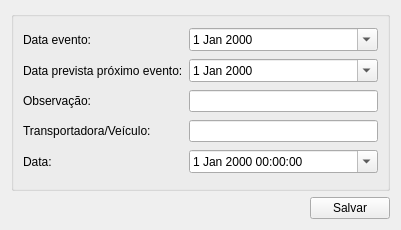
<?xml version="1.0" encoding="UTF-8"?>
<ui version="4.0">
 <class>InputDialog</class>
 <widget class="QDialog" name="InputDialog">
  <property name="geometry">
   <rect>
    <x>0</x>
    <y>0</y>
    <width>401</width>
    <height>230</height>
   </rect>
  </property>
  <property name="windowTitle">
   <string>Informações</string>
  </property>
  <layout class="QGridLayout" name="gridLayout">
   <item row="0" column="0">
    <widget class="QFrame" name="frame">
     <layout class="QVBoxLayout" name="verticalLayout">
      <property name="spacing">
       <number>0</number>
      </property>
      <property name="leftMargin">
       <number>0</number>
      </property>
      <property name="topMargin">
       <number>0</number>
      </property>
      <property name="rightMargin">
       <number>0</number>
      </property>
      <property name="bottomMargin">
       <number>0</number>
      </property>
      <item>
       <widget class="QGroupBox" name="frameData">
        <layout class="QGridLayout" name="gridLayout_2">
         <item row="4" column="0">
          <widget class="QLabel" name="labelData">
           <property name="text">
            <string>Data:</string>
           </property>
          </widget>
         </item>
         <item row="1" column="1">
          <widget class="QDateEdit" name="dateEditProximo">
           <property name="sizePolicy">
            <sizepolicy hsizetype="Expanding" vsizetype="Fixed">
             <horstretch>0</horstretch>
             <verstretch>0</verstretch>
            </sizepolicy>
           </property>
           <property name="calendarPopup">
            <bool>true</bool>
           </property>
          </widget>
         </item>
         <item row="3" column="1">
          <widget class="ItemBox" name="itemBoxVeiculo"/>
         </item>
         <item row="2" column="1">
          <widget class="QLineEdit" name="lineEditObservacao"/>
         </item>
         <item row="0" column="1">
          <widget class="QDateEdit" name="dateEditEvento">
           <property name="sizePolicy">
            <sizepolicy hsizetype="Expanding" vsizetype="Fixed">
             <horstretch>0</horstretch>
             <verstretch>0</verstretch>
            </sizepolicy>
           </property>
           <property name="calendarPopup">
            <bool>true</bool>
           </property>
          </widget>
         </item>
         <item row="1" column="0">
          <widget class="QLabel" name="labelProximoEvento">
           <property name="text">
            <string>Data prevista próximo evento:</string>
           </property>
          </widget>
         </item>
         <item row="0" column="0">
          <widget class="QLabel" name="labelEvento">
           <property name="text">
            <string>Data evento:</string>
           </property>
          </widget>
         </item>
         <item row="2" column="0">
          <widget class="QLabel" name="labelObservacao">
           <property name="text">
            <string>Observação:</string>
           </property>
          </widget>
         </item>
         <item row="3" column="0">
          <widget class="QLabel" name="labelVeiculo">
           <property name="text">
            <string>Transportadora/Veículo:</string>
           </property>
          </widget>
         </item>
         <item row="4" column="1">
          <widget class="QDateTimeEdit" name="dateTimeVeiculo">
           <property name="calendarPopup">
            <bool>true</bool>
           </property>
          </widget>
         </item>
        </layout>
       </widget>
      </item>
     </layout>
    </widget>
   </item>
   <item row="1" column="0">
    <layout class="QHBoxLayout" name="horizontalLayout">
     <item>
      <spacer name="horizontalSpacer">
       <property name="orientation">
        <enum>Qt::Horizontal</enum>
       </property>
       <property name="sizeHint" stdset="0">
        <size>
         <width>0</width>
         <height>0</height>
        </size>
       </property>
      </spacer>
     </item>
     <item>
      <widget class="QPushButton" name="pushButtonSalvar">
       <property name="sizePolicy">
        <sizepolicy hsizetype="Fixed" vsizetype="Fixed">
         <horstretch>0</horstretch>
         <verstretch>0</verstretch>
        </sizepolicy>
       </property>
       <property name="text">
        <string>Salvar</string>
       </property>
       <property name="autoDefault">
        <bool>false</bool>
       </property>
      </widget>
     </item>
    </layout>
   </item>
  </layout>
 </widget>
 <customwidgets>
  <customwidget>
   <class>ItemBox</class>
   <extends>QLineEdit</extends>
   <header>src/itembox.h</header>
  </customwidget>
 </customwidgets>
 <tabstops>
  <tabstop>pushButtonSalvar</tabstop>
 </tabstops>
 <resources/>
 <connections/>
</ui>
